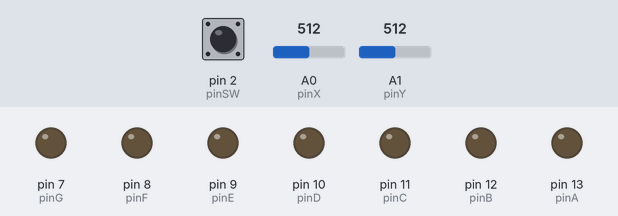
A sketch run on a simulated Arduino Uno, built with avr-gcc and run on an emulated ATmega328P. Parts: output pins drawn as LEDs (lit = HIGH). The inputs (shaded band) are chosen by the test bench; at power-on: A0 (pinX) = 512, pin 2 (pinSW) HIGH, A1 (pinY) = 512. Pins used as bus, display or sensor lines are not drawn.

Above: at 1.2 s.
1.3 s: A0 (pinX) set to 413
2.8 s: A0 (pinX) set to 392
At 3.01 s:
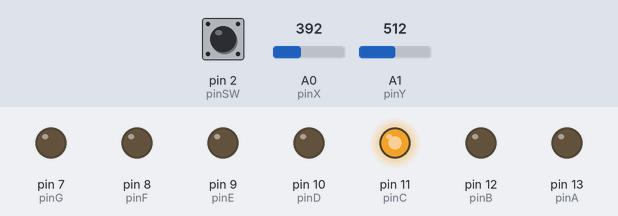
5.8 s: pin 2 (pinSW) pulled LOW for 3.2 s
Timing chart, 0 to 9.3 s (numbered marks = the images above; inputs shaded):
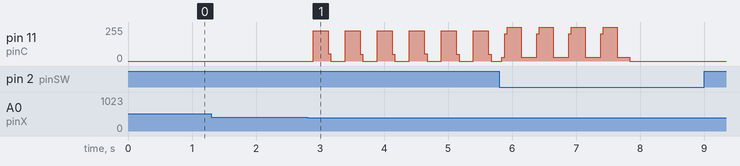

Measured:
- the behaviour switches between 400 and 399 on A0 (pinX) (found by bisection; images 0 and 1)
- after the input at 1.3 s, every drawn part: stays the same

The sketch:

homework4.ino
```cpp
	//  All the segments pins
const int pinA = 13;
const int pinB = 12;
const int pinC = 11;
const int pinD = 10;
const int pinE = 9;
const int pinF = 8;
const int pinG = 7;
const int pinDP = 6;

const int segSize = 8;

const int segments[segSize] = {
    pinA, pinB, pinC, pinD, pinE, pinF, pinG, pinDP
};

byte segmentState[segSize] = {
    LOW, LOW, LOW, LOW, LOW, LOW, LOW, LOW
};

//  The directions the segment could move to
const int UP = 0;
const int DOWN = 1;
const int LEFT = 2;
const int RIGHT = 3;

const int moveSize = 4;

//  This matrix stores the possible changes of the segments
const int moveMatrix[segSize][moveSize] = {
    //  UP, DOWN, LEFT, RIGHT
    {0, 6, 5, 1},  //  a -> 0
    {0, 6, 5, 1},  //  b -> 1
    {6, 3, 4, 7},  //  c -> 2
    {6, 3, 4, 2},  //  d -> 3
    {6, 3, 4, 2},  //  e -> 4
    {0, 6, 5, 1},  //  f -> 5
    {0, 3, 6, 6},  //  g -> 6
    {7, 7, 2, 7}   //  dp -> 7
};

int currentSegment = 7;
byte currentSegmentState = HIGH;

unsigned long lastBlinkTime = 0;
const unsigned long blinkDelay = 250;

//  Joystick move variables
const int pinX = A0;
const int pinY = A1;

int xValue = 0;
int yValue = 0;

const int minThreshold = 400;
const int maxThreshold = 640;

//  Flag that tells if the joystick has moved
bool joyMoved = false;

//  Variables added for debounce. Before I used this, sometimes there were multiple moves instead of one.
unsigned long lastMoveTime = 0;
const unsigned long moveDelay = 50;

//  Joystic button variables
const int pinSW = 2;

volatile bool buttonPressed = false;

volatile unsigned long lastInterruptTime = 0;
const unsigned long debounceDelay = 200;

//  Flag that tells if the segments have reseted
volatile bool reset = false;

const unsigned long resetDelay = 2000;

void setup() {
    for (int i = 0; i < 8; i++) {
        pinMode(segments[i], OUTPUT);
    }

    pinMode(pinX, INPUT);
    pinMode(pinY, INPUT);
    pinMode(pinSW, INPUT_PULLUP);

    attachInterrupt(digitalPinToInterrupt(pinSW), pressButtonInterrupt, FALLING);

    Serial.begin(9600);
}

void pressButtonInterrupt() {
    static unsigned long interruptTime = 0;

    interruptTime = micros();

    //  After I hold the button in order to reset, there is a chance that the button will catch a FALLING interrupt.
    //  In order to prevent that, the button can't be pressed if a reset has happened.
    if (!reset && (interruptTime - lastInterruptTime) >= (debounceDelay * 1000)) {
        buttonPressed = true;
    }

    reset = false;

    lastInterruptTime = interruptTime;
}

void pressButton() {
    if (buttonPressed) {
        segmentState[currentSegment] = !segmentState[currentSegment];

        buttonPressed = false;
    }

    if (!reset && (micros() - lastInterruptTime) >= (resetDelay * 1000) && (digitalRead(pinSW) == LOW)) {
        for (int i = 0; i < 8; i++) {
            segmentState[i] = LOW;
        }
        currentSegment = 7;

        reset = true;
    }
}

void moveSegment(const int move) {
    //  When I move the segment, I put the current state on high and reset the blink timer
    if (currentSegment != moveMatrix[currentSegment][move]) {
        currentSegmentState = HIGH;
        lastBlinkTime = millis();
    }

    currentSegment = moveMatrix[currentSegment][move];
}

void readJoyValues() {
    xValue = analogRead(pinX);
    yValue = analogRead(pinY);


    if (xValue < minThreshold && joyMoved == false && (millis() - lastMoveTime) >= moveDelay) {
        moveSegment(LEFT);

        joyMoved = true;
    }

    if (xValue > maxThreshold && joyMoved == false && (millis() - lastMoveTime) >= moveDelay) {
        moveSegment(RIGHT);

        joyMoved = true;
    }

    if (yValue < minThreshold && joyMoved == false && (millis() - lastMoveTime) >= moveDelay) {
        moveSegment(UP);

        joyMoved = true;
    }

    if (yValue > maxThreshold && joyMoved == false && (millis() - lastMoveTime) >= moveDelay) {
        moveSegment(DOWN);

        joyMoved = true;
    }

    if (xValue >= minThreshold && xValue <= maxThreshold && yValue >= minThreshold && yValue <= maxThreshold) {
        joyMoved = false;

        lastMoveTime = millis();
    }
}

void writeSegments() {
    for (int i = 0; i < segSize; i++) {
        digitalWrite(segments[i], segmentState[i]);
    }

    if ((millis() - blinkDelay) >= lastBlinkTime) {
        currentSegmentState = !currentSegmentState;
        lastBlinkTime = millis();
    }

    digitalWrite(segments[currentSegment], currentSegmentState);
}

void loop() {
    pressButton();
    readJoyValues();
    writeSegments();
}
```
